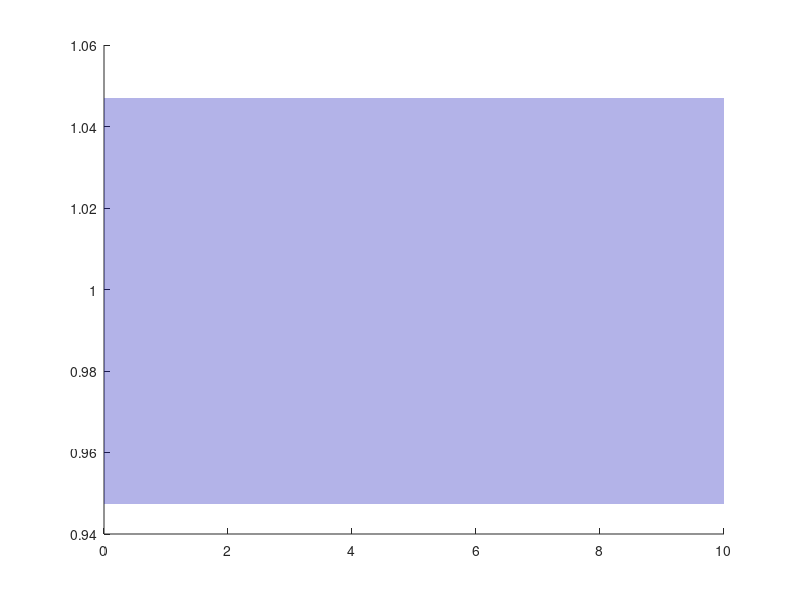

Reproduce this figure in MATLAB. (Note: this script raises an error after producing the figure.)
t = 0:0.01:10;

lambda = [-1, -1, -1];

num = abs(prod(lambda));
den = poly(lambda);
sys = tf(num, den);
[y, t_out] = step(sys, t);

y_inf = y(end);

[y_max, idx_max] = max(y);
Mp = (y_max - y_inf) / y_inf * 100;
t_max = t_out(idx_max);

lower_bound = 0.95 * y_inf;
upper_bound = 1.05 * y_inf;

tp_index = find((y < lower_bound) | (y > upper_bound), 1, 'last');
if isempty(tp_index)
    tp = 0;
else
    if tp_index + 1 <= length(t_out)
        tp = t_out(tp_index + 1);
    else
        tp = t_out(end);
    end
end

figure('Color', 'white', 'Position', [100, 100, 700, 350]);
hold on;

x_fill = [t_out(:); flipud(t_out(:))];
y_fill = [upper_bound*ones(size(t_out(:))); flipud(lower_bound*ones(size(t_out(:))))];
h_fill = fill(x_fill, y_fill, [0, 0, 0.7], 'FaceAlpha', 0.3, 'EdgeColor', 'none');

uistack(h_fill, 'bottom');
h_plot = plot(t_out, y, 'b-', 'LineWidth', 2.5, 'Color', [0, 0, 0.7]);

if tp > 0
    h_tp = plot([tp, tp], [0, lower_bound], 'r--', 'LineWidth', 1.5, 'Color', [0.8, 0, 0]);

    text(tp+0.2, -0.011, sprintf('t_p', tp), ...
     'HorizontalAlignment', 'center', 'VerticalAlignment', 'top', ...
     'FontSize', 12, 'Color', [0.8, 0, 0], 'FontWeight', 'bold');
end

h_yinf = plot([0, t_out(end)], [y_inf, y_inf], 'k--', 'LineWidth', 1.5);

text(-0.4, y_inf, sprintf('y_{∞}', y_inf), ...
     'HorizontalAlignment', 'right', 'VerticalAlignment', 'middle', ...
     'FontSize', 12, 'Color', 'black', 'FontWeight', 'bold');

hold off;

ax = gca;
ax.LineWidth = 1.5;
ax.FontSize = 14;
ax.FontName = 'DejaVuMathTeXGyre';
ax.XColor = [0.3, 0.3, 0.3];
ax.YColor = [0.3, 0.3, 0.3];
grid on; grid minor;
ax.GridColor = [0.9, 0.9, 0.9];
ax.GridAlpha = 0.4;
ax.MinorGridColor = [0.95, 0.95, 0.95];
ax.MinorGridAlpha = 0.2;
box on;

ylim([-0.02, 1.1]); 
xlim([0, t_out(end)]); 

xlabel('Time');
ylabel('Amplitude');


legend([h_plot, h_fill, h_yinf, h_tp], ...
       'Step response', '±5% region', ...
       sprintf('y_{∞} = %.2f', y_inf), ...
       sprintf('t_p = %.2f', tp), ...
       'Location', 'southeast');

set(findall(gcf, '-property', 'FontName'), 'FontName', 'DejaVu Math TeX Gyre');
exportgraphics(gcf, '../../images/task2/y1.png', 'Resolution', 300);

fprintf('\n==== Результаты ====\n');
fprintf('Полюса:                 %s\n', mat2str(lambda));
fprintf('Установившееся значение: %.4f\n', y_inf);
fprintf('Перерегулирование:       %.2f %%\n', Mp);
fprintf('Время перехода (5%%):     %.2f сек\n', tp);

%%%%%%%%%%%%%%%%%%%%%%%%%%%%%%%%%%%%%%%%%%%%%%%%%%%%%%%%%%%

figure('Color', 'white', 'Position', [100, 100, 550, 300]); 
plot(real(lambda), imag(lambda), 'o', 'MarkerSize', 10, ...
    'MarkerFaceColor', [0.0, 0.0, 0.7], 'MarkerEdgeColor', 'black', 'LineWidth', 1.5);

grid on; 
axis equal; 
ax = gca;

ax.Box = 'off'; 
ax.XAxisLocation = 'origin'; 
ax.YAxisLocation = 'origin'; 

ax.LineWidth = 1.5; 
ax.FontSize = 12; 
ax.FontName = 'DejaVuMathTeXGyre'; 
ax.XColor = [0.3, 0.3, 0.3]; 
ax.YColor = [0.3, 0.3, 0.3];

grid on; 
grid minor; 
ax.GridColor = [0.9, 0.9, 0.9]; 
ax.GridAlpha = 0.4; 
ax.MinorGridColor = [0.95, 0.95, 0.95]; 
ax.MinorGridAlpha = 0.2;

xlabel('Re(\lambda)');
ylabel('Im(\lambda)');

xlim([-2.1, 2.2]);
ylim([-2.1, 2.17]);

ax.TickDir = 'in';
ax.XTick = -2:1:2; 
ax.YTick = -2:1:2;

ax.XAxis.Label.FontSize = 13;
ax.YAxis.Label.FontSize = 13;

hold on;

arrowColor = [0.3, 0.3, 0.3];
arrowSize = 0.15; 

x_arrow_x = [1.98, 2.2, 1.98, 1.98];
x_arrow_y = [arrowSize/2, 0, -arrowSize/2, arrowSize/2];
fill(x_arrow_x, x_arrow_y, arrowColor, 'EdgeColor', arrowColor, 'LineWidth', 1);

y_arrow_x = [arrowSize/2, 0, -arrowSize/2, arrowSize/2];
y_arrow_y = [1.98, 2.2, 1.98, 1.98];
fill(y_arrow_x, y_arrow_y, arrowColor, 'EdgeColor', arrowColor, 'LineWidth', 1);

hold off;

set(findall(gcf, '-property', 'FontName'), 'FontName', 'DejaVu Math TeX Gyre');
exportgraphics(gcf, '../../images/task2/lambda1.png', 'Resolution', 300);
